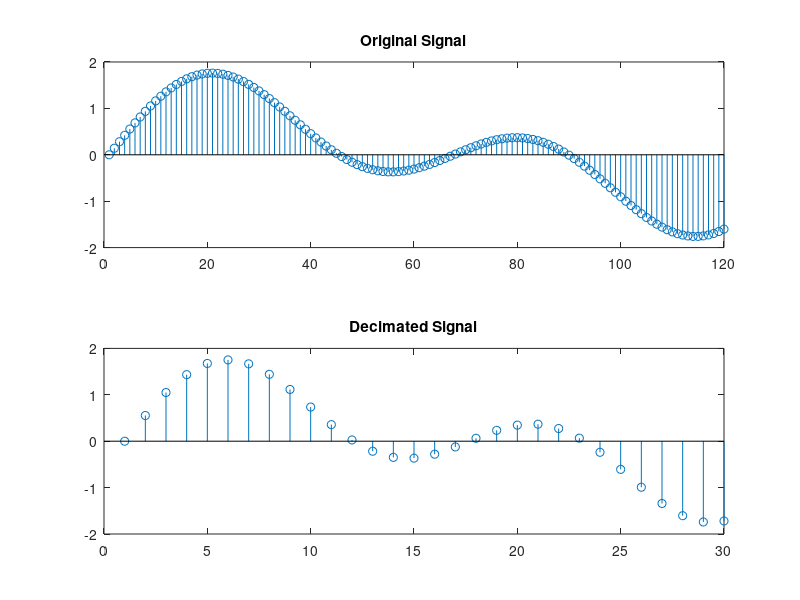

MATLAB code for this plot:
% Matlab_decimate.m
% Interpolates a double sin input by a factor of 4
clf;
t = 0:.00025:1;                        % time vector
x = sin(2*pi*30*t) + sin(2*pi*60*t);
y = decimate(x,4);
subplot(2,1,1);
stem(x(1:120)), axis([0 120 -2 2])   % original signal
title('Original Signal')
subplot(2,1,2);
stem(y(1:30));                        % decimated signal
title('Decimated Signal');
